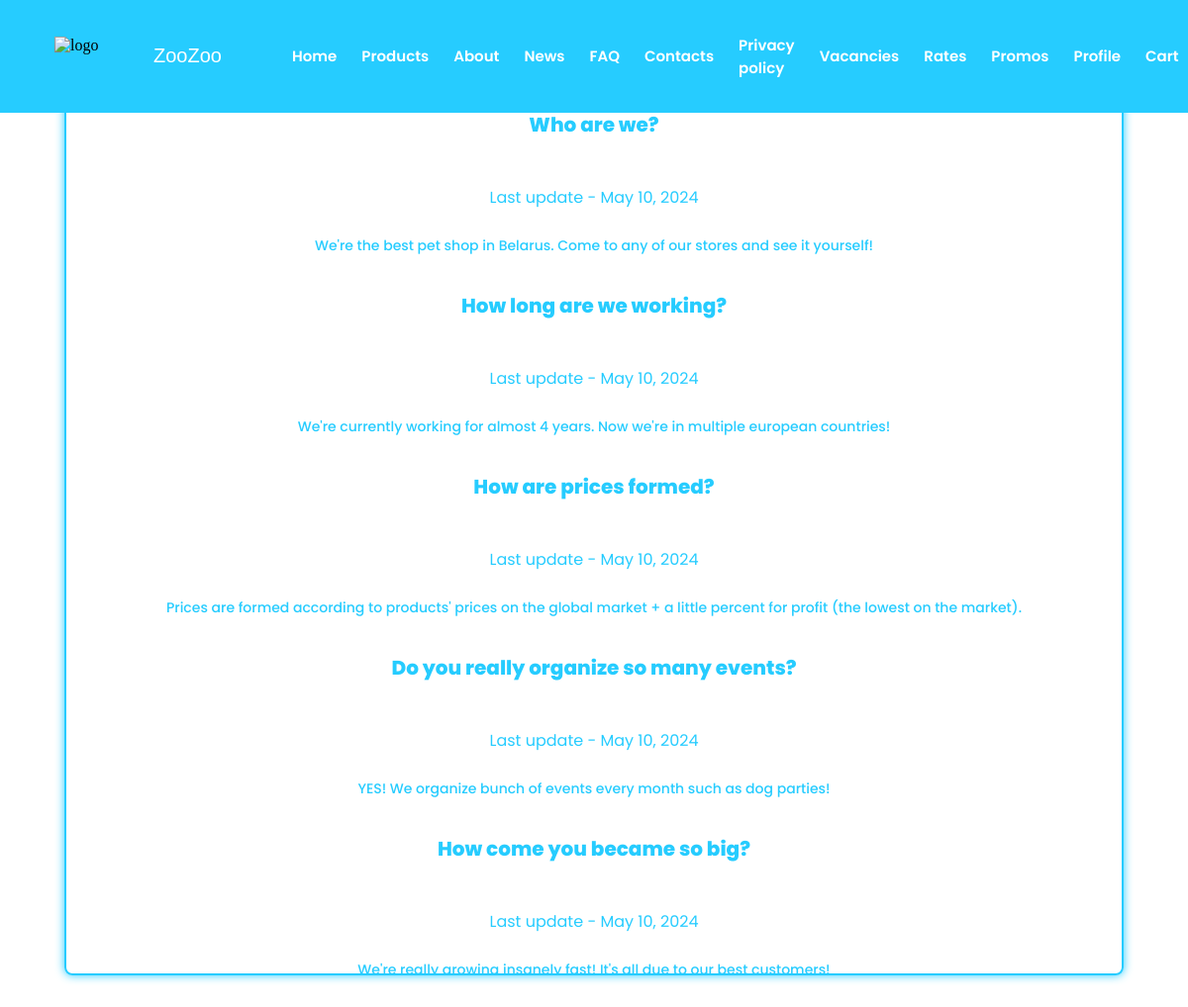
The app's page /faq/ (signed in) with its own data.
### app/models_app/faqModel.py (models this page shows, shortened)
class Faq(BasicModel):
    title = models.CharField(max_length=100, help_text='The title of the question')
    text = models.TextField(help_text='The question itself')
    class Meta:
        ordering = ['id']
        db_table = 'faq'

### app/views/faqView.py (the view)
# urls.py: path('faq/', faqView.FaqView.as_view(), name='faq'),
class FaqView(View):
    @staticmethod
    def get(request):
        questions = FaqService.get_questions()
        return render(request, 'faq.html', {'questions': questions})

### app/context/context_processor.py (called while the page is built)
def role(request):
    return {'role': request.session['role']}

### app/dbServices/faqDbService.py (called while the page is built)
    @staticmethod
    def get_questions():
        return Faq.objects.all()

### app/services/faqService.py (called while the page is built)
    @staticmethod
    def get_questions():
        return FaqDbService.get_questions()

### app/templates/faq.html
{% extends "basic.html" %}
{% load static %}
{% block styles %}
    <link rel="stylesheet" href="{% static "styles/faq.css" %}">
{% endblock %}
{% block content %}
    <div class="mainContent">
        {% for question in questions %}
            <div class="questionContainer">
                <p class="title">{{ question.title }}</p>
                <p>Last update - {{ question.lastUpdate.date }}</p>
                <span class="mainText">{{ question.text }}</span>
            </div>
        {% endfor %}
    </div>
{% endblock %}

### app/static/styles/faq.css (style rules this page uses)
.mainContent { display: flex; flex-direction: column; justify-content: flex-start; align-items: center; gap: 15px; border: solid 2px #26ccff; border-radius: 8px; overflow-y: auto; height: 83vh; width: 90%; box-shadow: 0 0 10px #26ccff; }
.questionContainer { display: flex; flex-direction: column; justify-content: center; align-items: center; gap: 10px; color: #26ccff; font-family: "Poppins", sans-serif; }
.title { font-size: 20px; font-weight: 800; }
.mainText { font-size: 14px; font-weight: 500; }

### records on screen
Faq: title "Who are we?", lastUpdate "May 10, 2024", text "We're the best pet shop in Belarus. Come to any of our stores and see it yourself!"
Faq: title "How long are we working?", lastUpdate "May 10, 2024", text "We're currently working for almost 4 years. Now we're in multiple european countries!"
Faq: title "How are prices formed?", lastUpdate "May 10, 2024", text "Prices are formed according to products' prices on the global market + a little percent for profit (the lowest on the market)."
Faq: title "Do you really organize so many events?", lastUpdate "May 10, 2024", text "YES! We organize bunch of events every month such as dog parties!"
Faq: title "How come you became so big?", lastUpdate "May 10, 2024", text "We're really growing insanely fast! It's all due to our best customers!"
